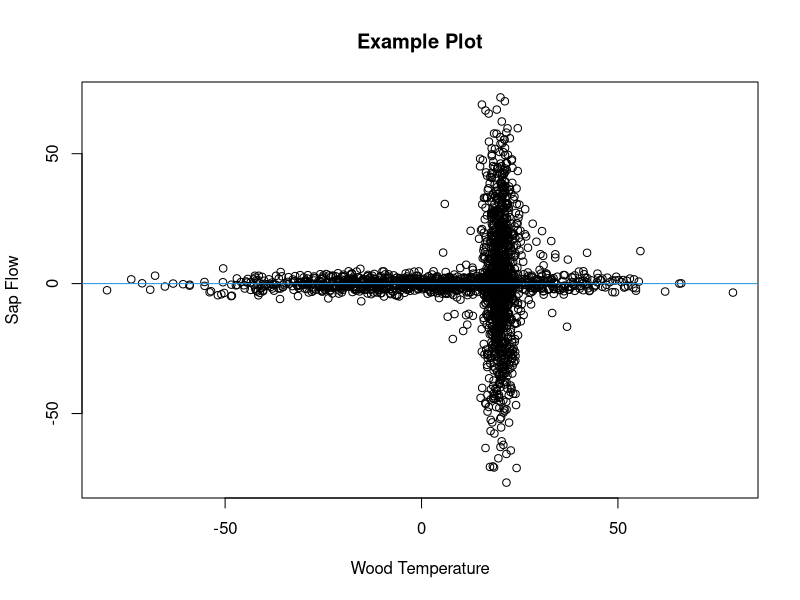

This chart was generated by the following R code: (Note: this script raises an error after producing the figure.)

# Finding Critical Points for the Relationship Between Wood Temperature and
# Winter-Dormant-Season Sap Flow

# David Moore
# University of New Hampshire Ecohydrology Lab
# July 2023
# davidblakneymoore@gmail.com


# The Explanation

# There are situations where data points, when plotted, cluster around the
# horizontal axis except when they're near a particular value along that axis.
# A picture will help describe this situation.

Predictor_Variable <- c(rnorm(1000, 0, 25), rnorm(1000, 20, 2), rnorm(100, 20, 10))
Response_Variable <- c(rnorm(1000, 0, 2), rnorm(1000, 0, 25), rnorm(100, 0, 10))
Data_Frame <- data.frame(Predictor_Variable = Predictor_Variable, Response_Variable = Response_Variable)
plot(Response_Variable ~ Predictor_Variable, Data_Frame, main = 'Example Plot', xlab = 'Wood Temperature', ylab = 'Sap Flow')
abline(h = 0, col = 4)

# This figure is included in this repository - it's called 'Example Plot 1'.

# This made-up data mimics what I've seen in my studies on winter-dormant-
# season sap flow, where wood temperature is the predictor variable and sap
# flow is the response variable. At extreme wood temperature values, there is
# essentially no sap flow, but when wood temperature values approach a
# particular value (which may be species-specific) from above or below, sap
# flows either downward or upward in deciduous hardwoods.

# In these scenarios, the value of the predictor variable at which the response
# variable is most variable is unknown. This value, which I'll call the
# 'critical value', must be identified and likely has physiological
# significance for the tree. Here, I propose a method to estimate these
# critical values.

# To estimate a critical value, I propose to split the plane of the plot up
# into four quadrants. The quadrants will come together at a point on the
# horizontal axis somewhere between the minimum and maximum values of the
# predictor variable. These quadrants will be delineated by two lines that
# cross on the horizontal axis and that have slopes of equal magnitude but of
# different signs (in other words, the lines that delineate the quadrants are
# reflections of each other about the vertical line that passes through the
# point where the lines delineating the quadrant cross). Again, a figure will
# help to illustrate this concept.

Horizontal_Axis_Intercept_Interval <- 0.1
Vertical_Axis_Intercept_Interval <- 0.1
Slope_Interval <- 0.01
Angles <- seq((0 + Slope_Interval), ((pi / 2) - Slope_Interval), Slope_Interval)
Horizontal_Axis_Intercepts <- seq(min(Data_Frame$Predictor_Variable), max(Data_Frame$Predictor_Variable), by = Horizontal_Axis_Intercept_Interval)
Vertical_Axis_Intercepts <- seq(min(Data_Frame$Predictor_Variable), max(Data_Frame$Predictor_Variable), by = Vertical_Axis_Intercept_Interval)
i <- sample(seq_len(length((Horizontal_Axis_Intercepts))), 1)
j <- sample(seq_len(length((Vertical_Axis_Intercepts))), 1)
k <- sample(seq_len(length(Angles)), 1)
Bottommost_Points <- ifelse((Data_Frame$Response_Variable < ((tan(Angles[k]) * Data_Frame$Predictor_Variable) + Vertical_Axis_Intercepts[j] - (Horizontal_Axis_Intercepts[i] * tan(Angles[k])))) & (Data_Frame$Response_Variable < ((-tan(Angles[k]) * Data_Frame$Predictor_Variable) + Vertical_Axis_Intercepts[j] + (Horizontal_Axis_Intercepts[i] * tan(Angles[k])))), T, F)
Leftmost_Regions <- ifelse((Data_Frame$Response_Variable > ((tan(Angles[k]) * Data_Frame$Predictor_Variable) + Vertical_Axis_Intercepts[j] - (Horizontal_Axis_Intercepts[i] * tan(Angles[k])))) & (Data_Frame$Response_Variable < ((-tan(Angles[k]) * Data_Frame$Predictor_Variable) + Vertical_Axis_Intercepts[j] + (Horizontal_Axis_Intercepts[i] * tan(Angles[k])))), T, F)
Topmost_Points <- ifelse((Data_Frame$Response_Variable > ((tan(Angles[k]) * Data_Frame$Predictor_Variable) + Vertical_Axis_Intercepts[j] - (Horizontal_Axis_Intercepts[i] * tan(Angles[k])))) & (Data_Frame$Response_Variable > ((-tan(Angles[k]) * Data_Frame$Predictor_Variable) + Vertical_Axis_Intercepts[j] + (Horizontal_Axis_Intercepts[i] * tan(Angles[k])))), T, F)
Rightmost_Points <- ifelse((Data_Frame$Response_Variable < ((tan(Angles[k]) * Data_Frame$Predictor_Variable) + Vertical_Axis_Intercepts[j] - (Horizontal_Axis_Intercepts[i] * tan(Angles[k])))) & (Data_Frame$Response_Variable > ((-tan(Angles[k]) * Data_Frame$Predictor_Variable) + Vertical_Axis_Intercepts[j] + (Horizontal_Axis_Intercepts[i] * tan(Angles[k])))), T, F)
Bottommost_Points <- Data_Frame[Bottommost_Points, ]
Leftmost_Regions <- Data_Frame[Leftmost_Regions, ]
Topmost_Points <- Data_Frame[Topmost_Points, ]
Rightmost_Points <- Data_Frame[Rightmost_Points, ]
plot(Response_Variable ~ Predictor_Variable, Data_Frame, type = 'n', main = 'Example Plot', xlab = 'Wood Temperature', ylab = 'Sap Flow')
points(Bottommost_Points$Predictor_Variable, Bottommost_Points$Response_Variable, pch = 20, col = 2)
points(Leftmost_Regions$Predictor_Variable, Leftmost_Regions$Response_Variable, pch = 20, col = 3)
points(Topmost_Points$Predictor_Variable, Topmost_Points$Response_Variable, pch = 20, col = 4)
points(Rightmost_Points$Predictor_Variable, Rightmost_Points$Response_Variable, pch = 20, col = 5)
abline(a = (Vertical_Axis_Intercepts[j] - (Horizontal_Axis_Intercepts[i] * tan(Angles[k]))), b = (tan(Angles[k])))
abline(a = (Vertical_Axis_Intercepts[j] + (Horizontal_Axis_Intercepts[i] * tan(Angles[k]))), b = (-tan(Angles[k])))
abline(h = 0)

# To find the critical value, two major processes will happen. First, the lines
# delineating the quadrants will start at the leftmost data point and
# incrementally move rightward along the horizontal axis. Second, at each of
# the horizontal axis intercepts where these two lines meet, the angles of
# these lines will vary incrementally from 0 to pi / 2. For each combination of
# horizontal axis intercept and angle, a least-squares value will be
# calculated. This least-squares value will be the sum of the squared residuals
# from the topmost and bottommost quadrants (these residuals are the difference
# between the data points in these two quadrants and the vertical line that
# passes through the point where the lines delineating the quadrants cross)
# taken together and from the leftmost and rightmost quadrants (these residuals
# are the difference between the data points in these two quadrants and the
# horizontal axis) taken together. The critical point will be the value of the
# predictor variable that generates the minimum least-squares value.

# An even better and more descriptive figure that helps to explain this process
# is included in this repository - it's called 'Example Plot 2.jpeg'.

# Actually, a third minor process will also happen concurrently. The vertical
# position of this critical point will be allowed to vary as well. Although, in
# theory, sap flow will approach 0 at extreme temperatures, in practice, sap
# flow values are typically off by a small amount due to probe misalignment
# (details can be found in Burgess et al., 2001). Therefore, in order to
# determine the empirical value for no sap flow, this critical point will be
# allowed to vary vertically, and the vertical position of this critical point
# will be subtracted from all sap flow values to reset the baseline to 0.

# This function takes six arguments. The first two are required.

# The 'Predictor_Variable' argument specifies which variable will be treated as
# the variable on the horizontal axis. If the 'Data_Frame' argument is used to
# specify a data frame containing the predictor variable column, the
# 'Predictor_Variable' argument should not be written as a character string (it
# should not be surrounded by quotation marks). If the 'Data_Frame' argument is
# not used, the 'Predictor_Variable' argument should  be written as a character
# string, surrounded by quotation marks. This argument must be numeric and of
# the same length as the 'Response_Variable' argument.

# The 'Response_Variable' argument specifies which variable will be treated as
# the variable on the vertical axis. If the 'Data_Frame' argument is used to
# specify a data frame containing the response variable column, the
# 'Response_Variable' argument should not be written as a character string (it
# should not be surrounded by quotation marks). If the 'Data_Frame' argument is
# not used, the 'Response_Variable' argument should  be written as a character
# string, surrounded by quotation marks. This argument must be numeric and of
# the same length as the 'Predictor_Variable' argument.

# The 'Data_Frame' argument is optional and can be used to identify an object
# of class 'data.frame' that contains both the predictor and response
# variables.

# The 'Slope_Interval' argument specifies, in radians, how gradually slopes
# (angles) should increase from 0 to pi / 2. Smaller 'Slope_Interval' values
# will cause the function to take longer to run but will lead to more accurate
# critical values. This argument must be numeric, of length 1, and between 0
# and pi / 2.

# The 'Horizontal_Axis_Intercept_Interval' argument specifies, in whatever
# units the predictor variable is in, how gradually the quadrants shift from
# right to left. Smaller 'Horizontal_Axis_Intercept_Interval' values will cause
# the function to take longer to run but will lead to more accurate critical
# values. This argument must be numeric, of length 1, and between 0
# and the domain of the predictor variable.

# The 'Vertical_Axis_Intercept_Interval' argument specifies, in whatever units
# the response variable is in, how gradually the quadrants shift from top to
# bottom. Smaller 'Vertical_Axis_Intercept_Interval' values will cause the
# function to take longer to run but will lead to more accurate critical
# values. This argument must be numeric, of length 1, and between 0 and the
# domain of the response variable.


# The Function

Function_for_Finding_the_Critical_Point <- function (Predictor_Variable, Response_Variable, Data_Frame, Slope_Interval = 0.01, Horizontal_Axis_Intercept_Interval = 0.1, Vertical_Axis_Intercept_Interval = 0.1) {
  if (is.null(Data_Frame)) {
    if (!is.numeric(Predictor_Variable) | !is.numeric(Response_Variable)) {
      stop ("'Predictor_Variable' and 'Response_Variable' must be numeric variables.")
    }
    if (length(Predictor_Variable) != length(Response_Variable)) {
      stop ("'Predictor_Variable' and 'Response_Variable' must be of the same length.")
    }
    Predictor_Variable_Name <- deparse(substitute(Predictor_Variable))
    Response_Variable_Name <- deparse(substitute(Response_Variable))
    Data_Frame <- data.frame(Predictor_Variable = Predictor_Variable, Response_Variable = Response_Variable)
  } else if (!is.null(Data_Frame)) {
    if (class(Data_Frame) != 'data.frame') {
      stop ("'Data_Frame' must be of class 'data.frame'.")
    }
    Predictor_Variable_Name <- deparse(substitute(Predictor_Variable))
    Response_Variable_Name <- deparse(substitute(Response_Variable))
    Predictor_Variable <- Data_Frame[, deparse(substitute(Predictor_Variable))]
    Response_Variable <- Data_Frame[, deparse(substitute(Response_Variable))]
    if (!is.numeric(Predictor_Variable) | !is.numeric(Response_Variable)) {
      stop ("'Predictor_Variable' and 'Response_Variable' must be numeric variables.")
    }
    if (length(Predictor_Variable) != length(Response_Variable)) {
      stop ("'Predictor_Variable' and 'Response_Variable' must be of the same length.")
    }
    Data_Frame <- data.frame(Predictor_Variable = Predictor_Variable, Response_Variable = Response_Variable)
  }
  if (!is.numeric(Horizontal_Axis_Intercept_Interval)) {
    stop ("'Horizontal_Axis_Intercept_Interval' must be numeric.")
  }
  if (length(Horizontal_Axis_Intercept_Interval) != 1) {
    stop ("'Horizontal_Axis_Intercept_Interval' must be a single value.")
  }
  if (Horizontal_Axis_Intercept_Interval <= 0 | Horizontal_Axis_Intercept_Interval >= (max(Data_Frame$Predictor_Variable) - min(Data_Frame$Predictor_Variable))) {
    stop ("'Horizontal_Axis_Intercept_Interval' must be greater than 0 and smaller than the difference between the maximum and minimum values of the predictor variable.")
  }
  if (!is.numeric(Vertical_Axis_Intercept_Interval)) {
    stop ("'Vertical_Axis_Intercept_Interval' must be numeric.")
  }
  if (length(Vertical_Axis_Intercept_Interval) != 1) {
    stop ("'Vertical_Axis_Intercept_Interval' must be a single value.")
  }
  if (Vertical_Axis_Intercept_Interval <= 0 | Vertical_Axis_Intercept_Interval >= (max(Data_Frame$Response_Variable) - min(Data_Frame$Response_Variable))) {
    stop ("'Vertical_Axis_Intercept_Interval' must be greater than 0 and smaller than the difference between the maximum and minimum values of the response variable.")
  }
  if (!is.numeric(Slope_Interval)) {
    stop ("'Slope_Interval' must be numeric.")
  }
  if (length(Slope_Interval) != 1) {
    stop ("'Slope_Interval' must be a single value.")
  }
  if (Slope_Interval <= 0 | Slope_Interval >= pi / 2) {
    stop ("'Slope_Interval' must be greater than 0 and less than pi / 2.")
  }
  Angles <- seq((0 + Slope_Interval), ((pi / 2) - Slope_Interval), Slope_Interval)
  Horizontal_Axis_Intercepts <- seq(min(Data_Frame$Predictor_Variable), max(Data_Frame$Predictor_Variable), by = Horizontal_Axis_Intercept_Interval)
  Vertical_Axis_Intercepts <- seq(min(Data_Frame$Response_Variable), max(Data_Frame$Response_Variable), by = Vertical_Axis_Intercept_Interval)
  Output <- list(NULL)
  Counter <- 1
  for (i in seq_len(length(Horizontal_Axis_Intercepts))) {
    for (j in seq_len(length(Vertical_Axis_Intercepts))) {
      for (k in seq_len(length(Angles))) {
        Bottommost_Points <- ifelse((Data_Frame$Response_Variable < ((tan(Angles[k]) * Data_Frame$Predictor_Variable) + Vertical_Axis_Intercepts[j] - (Horizontal_Axis_Intercepts[i] * tan(Angles[k])))) & (Data_Frame$Response_Variable < ((-tan(Angles[k]) * Data_Frame$Predictor_Variable) + Vertical_Axis_Intercepts[j] + (Horizontal_Axis_Intercepts[i] * tan(Angles[k])))), T, F)
        Leftmost_Regions <- ifelse((Data_Frame$Response_Variable > ((tan(Angles[k]) * Data_Frame$Predictor_Variable) + Vertical_Axis_Intercepts[j] - (Horizontal_Axis_Intercepts[i] * tan(Angles[k])))) & (Data_Frame$Response_Variable < ((-tan(Angles[k]) * Data_Frame$Predictor_Variable) + Vertical_Axis_Intercepts[j] + (Horizontal_Axis_Intercepts[i] * tan(Angles[k])))), T, F)
        Topmost_Points <- ifelse((Data_Frame$Response_Variable > ((tan(Angles[k]) * Data_Frame$Predictor_Variable) + Vertical_Axis_Intercepts[j] - (Horizontal_Axis_Intercepts[i] * tan(Angles[k])))) & (Data_Frame$Response_Variable > ((-tan(Angles[k]) * Data_Frame$Predictor_Variable) + Vertical_Axis_Intercepts[j] + (Horizontal_Axis_Intercepts[i] * tan(Angles[k])))), T, F)
        Rightmost_Points <- ifelse((Data_Frame$Response_Variable < ((tan(Angles[k]) * Data_Frame$Predictor_Variable) + Vertical_Axis_Intercepts[j] - (Horizontal_Axis_Intercepts[i] * tan(Angles[k])))) & (Data_Frame$Response_Variable > ((-tan(Angles[k]) * Data_Frame$Predictor_Variable) + Vertical_Axis_Intercepts[j] + (Horizontal_Axis_Intercepts[i] * tan(Angles[k])))), T, F)
        Vertical_Points <- Data_Frame[Bottommost_Points | Topmost_Points, ]
        Vertical_Sum_of_Squared_Residuals <- sum((Vertical_Points$Predictor_Variable - Horizontal_Axis_Intercepts[i]) ^ 2)
        Horizontal_Points <- Data_Frame[Leftmost_Regions | Rightmost_Points, ]
        Horizontal_Sum_of_Squared_Residuals <- sum((Horizontal_Points$Response_Variable) ^ 2)
        Overall_Sum_of_Squared_Residuals <- Vertical_Sum_of_Squared_Residuals + Horizontal_Sum_of_Squared_Residuals
        Output[[Counter]] <- list(Horizontal_Axis_Intercept = Horizontal_Axis_Intercepts[i], Vertical_Axis_Intercept = Vertical_Axis_Intercepts[j], Angle = Angles[k], Overall_Sum_of_Squared_Residuals = Overall_Sum_of_Squared_Residuals, Bottommost_Points_List = Data_Frame[Bottommost_Points, ], Leftmost_Points_List = Data_Frame[Leftmost_Regions, ], Topmost_Points_List = Data_Frame[Topmost_Points, ], Rightmost_Points_List = Data_Frame[Rightmost_Points, ], Vertical_Points = Vertical_Points, Horizontal_Points = Horizontal_Points)
        Counter <- Counter + 1
      }
    }
  }
  Output[[which.min(sapply(Output, `[`, 'Overall_Sum_of_Squared_Residuals'))]]
}


# An Example

# Let's see if we can identify the critical point for the made-up data we
# generated in the 'The Explanation' section.

(Output <- Function_for_Finding_the_Critical_Point(Predictor_Variable, Response_Variable, Data_Frame))
plot(Response_Variable ~ Predictor_Variable, Data_Frame, main = 'Example Plot', xlab = 'Wood Temperature', ylab = 'Sap Flow')
abline(h = Output$Vertical_Axis_Intercept, col = 4)
abline(v = Output$Horizontal_Axis_Intercept, col = 4)

# I think the function did a nice job!


# Works Cited

# Burgess, S.S.O., M.A. Adams, N.C. Turner, C.R. Beverly, C.K. Ong, A.A.H.
# Khan, and T.M. Bleby. 2001. An improved heat pulse method to measure low and
# reverse rates of sap flow in woody plants. Tree Physiol. 21:589-598.
